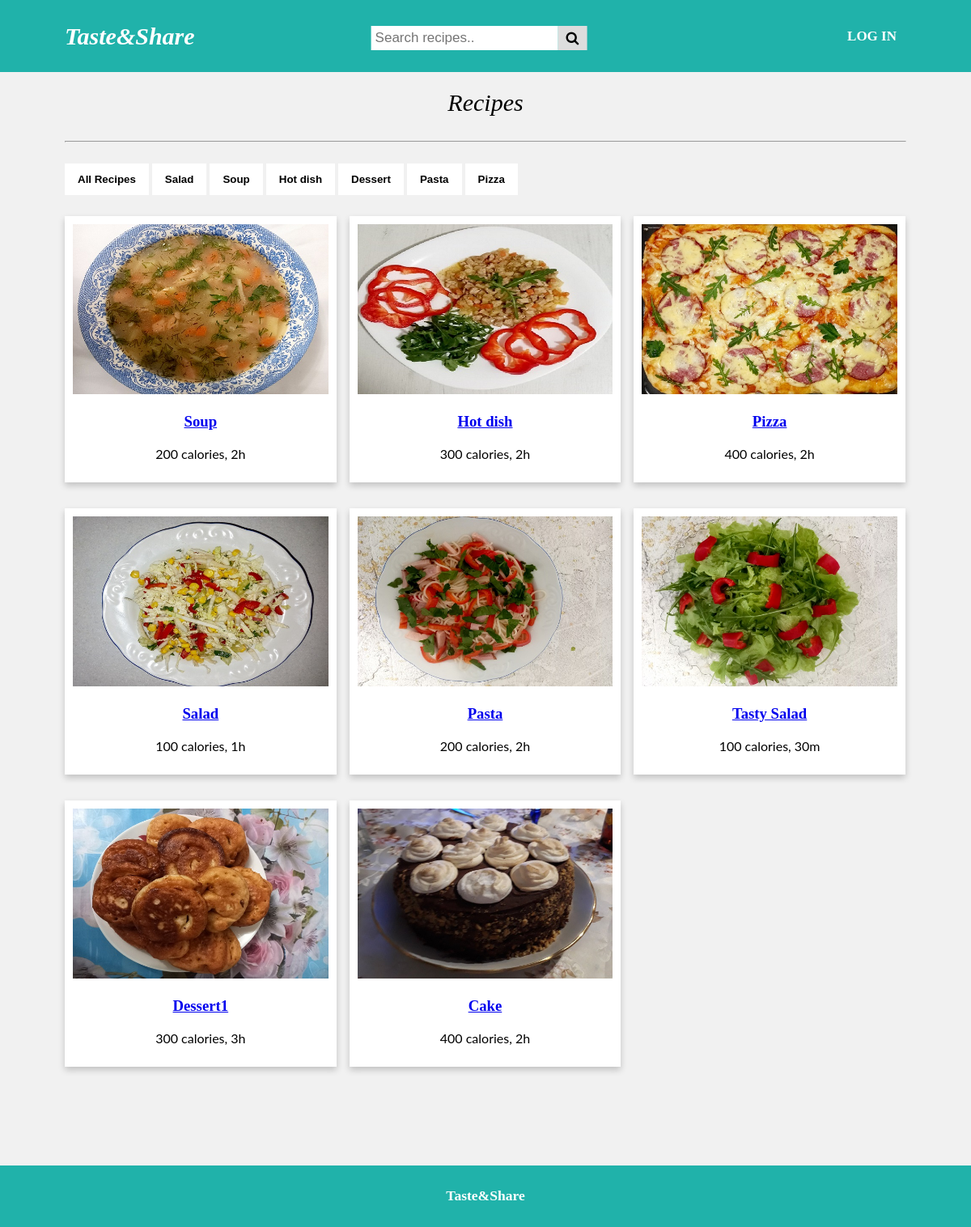
The app's page /recipes/ with its own data.
### tasteandshare/models.py (models this page shows, shortened)
class Recipe(models.Model):
    RECIPE_TYPES = [('sl', "Salad"), ('sp', "Soup"), ('hd', "Hot dish"), ('ds', "Dessert"), ('ps', "Pasta"), ('pz', "Pizza")]
    recipe_name = models.CharField(max_length=100, unique=True, verbose_name="Recipe name")
    recipe_type = models.CharField(choices=RECIPE_TYPES, max_length=10, verbose_name="Recipe type")
    calories = models.CharField(max_length=30, verbose_name="Calories")
    time = models.CharField(max_length=4, verbose_name="Time")
    preparation = models.TextField()
    image = models.ImageField(upload_to='uploads', blank=True)
    issued = models.DateField()
    author = models.ForeignKey('Author', on_delete=models.CASCADE)

### tasteandshare/views.py (the view)
# urls.py: path('recipes/', tasteandshare_views.recipes, name="recipes"),
def recipes(request):
    recipes = Recipe.objects.all()
    res = recipes_wo_pfts(recipes)
    return render(request, 'recipes.html', {'recipes':res})

### tasteandshare/bl.py (called while the page is built)
def recipes_wo_pfts(recipes):
    pr_fsts = ProhibitedFoodstuff.objects.all()
    pr_fsts_list = []
    recipes_list = []
    for r in recipes:
        recipes_list.append(r)
    for p in pr_fsts:
        pr_fsts_list.append(p)
    r_pr_fsts = [r for r in recipes_list if r.ingredient_set.filter(name__in = pr_fsts_list)]
    for r in r_pr_fsts:
        recipes_list.remove(r)
    return recipes_list

### tasteandshare/models.py (called while the page is built)
    def __str__(self):
        return self.name

### tasteandshare/templates/recipes.html (shortened to what this page needs)
{% extends 'base.html' %}
{% load static %}
{% block content %}
    <div class="main">
        <p class="center"><i>Recipes</i></p>
        <hr><br>
        <section>
            <a href="{% url 'recipes' %}"><button class="btn"><b>All Recipes</b></button></a>
            <a href="{% url 'salad' %}"><button class="btn"><b>Salad</b></button></a>
            <a href="{% url 'soup' %}"><button class="btn"><b>Soup</b></button></a>
            <a href="{% url 'hot-dish' %}"><button class="btn"><b>Hot dish</b></button></a>
            <a href="{% url 'dessert' %}"><button class="btn"><b>Dessert</b></button></a>
            <a href="{% url 'pasta' %}"><button class="btn"><b>Pasta</b></button></a>
            <a href="{% url 'pizza' %}"><button class="btn"><b>Pizza</b></button></a>
        </section>
        <div class="row_rs">
            {% for recipe in recipes %}
                <div class="column_rs">
                    <div class="card_rs">
                        {% if recipe.image %}
                            <a href="{% url 'recipe' recipe.id %}"><img src="{{ recipe.image.url }}" style="width:100%"></a>
                        {% else %}
                            <img src = "{% static 'tasteandshare/img/default.jpg' %}" style="width:100%">
                        {% endif %}
                        <div class="container_rs">
                            <a href="{% url 'recipe' recipe.id %}">
                                <h3 style="font-family: Georgia, serif">{{ recipe.recipe_name }}</h3>
                            </a>
                            <p>{{ recipe.calories }}, {{ recipe.time }} </p>
                        </div>
                    </div>
                </div>
            {% endfor %}
        </div>
    </div>
{% endblock %}

### tasteandshare/static/tasteandshare/style/style.css (style rules this page uses)
* { box-sizing: border-box; }
body { margin: 0; background-color: #f1f1f1; font-family: Georgia, serif; }
.center { text-align: center; font-size: 30px; }
.main { padding: 80px; max-width: 1500px; margin: auto; min-height: calc(100vh - 80px); }
.btn { border: none; outline: none; padding: 12px 16px; background-color: white; cursor: pointer; }
.column_rs { float: left; width: 33.3%; margin-bottom: 16px; padding: 0 8px; }
.card_rs { box-shadow: 0 4px 8px 0 rgba(0, 0, 0, 0.2); background-color: white; padding: 10px; }
.container_rs { padding: 0 16px; text-align: center; font-family: "Lato", sans-serif; }
.row_rs { margin: 10px -16px; }
.container_rs::after, .row_rs::after { content: ""; clear: both; display: table; }
.row_rs, .row_rs > .column_rs { padding: 8px; }
.row_rs:after { content: ""; display: table; clear: both; padding: 0px }

### records on screen
Recipe: image (picture), recipe_name "Soup", calories "200 calories", time "2h"
Recipe: image (picture), recipe_name "Hot dish", calories "300 calories", time "2h"
Recipe: image (picture), recipe_name "Pizza", calories "400 calories", time "2h"
Recipe: image (picture), recipe_name "Salad", calories "100 calories", time "1h"
Recipe: image (picture), recipe_name "Pasta", calories "200 calories", time "2h"
Recipe: image (picture), recipe_name "Tasty Salad", calories "100 calories", time "30m"
Recipe: image (picture), recipe_name "Dessert1", calories "300 calories", time "3h"
Recipe: image (picture), recipe_name "Сake", calories "400 calories", time "2h"
